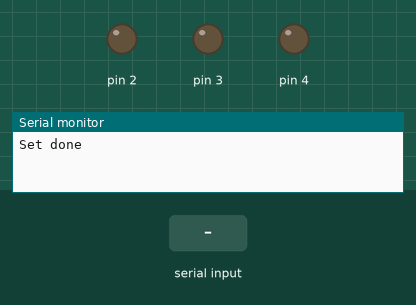
A sketch run on a simulated Arduino Uno, built with avr-gcc and run on an emulated ATmega328P. On the bench: output pins drawn as LEDs (lit = HIGH), the last lines printed to the serial monitor. The inputs (shaded band) are chosen by the test bench.

Above: at 1.2 s.
1.3 s: "90,45\n" received over Serial
At 2.4 s:
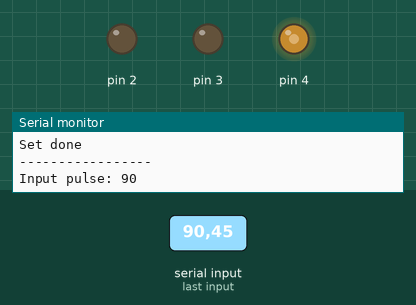
4.0 s: "30,150\n" received over Serial
At 6.3 s:
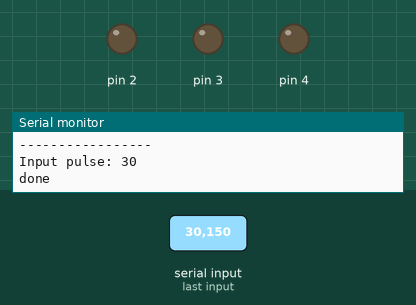
Timing chart, 0 to 7.8 s (numbered marks = the images above; inputs shaded):
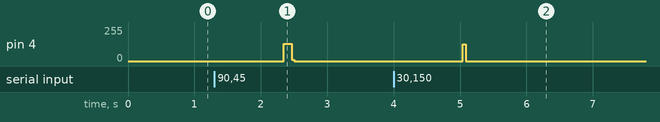

The sketch:

stepmotor_test.ino
```cpp
/*
  limit = 255mm
  lead: 30mm
  min_interval = 700
*/
#define INTERVAL 700 // [us]
#define BAUDRATE 115200

struct stepmotor {
  uint8_t ENA;
  uint8_t DIR;
  uint8_t PUL;
};

stepmotor stm = {2, 3, 4};
String str;
int16_t num;

void setup() {
  Serial.begin(BAUDRATE);

  pinMode(stm.ENA, OUTPUT);
  pinMode(stm.DIR, OUTPUT);
  pinMode(stm.PUL, OUTPUT);

  digitalWrite(stm.ENA, LOW);
  digitalWrite(stm.DIR, LOW);
  digitalWrite(stm.PUL, LOW);

  Serial.println("Set done");
}

void loop() {
  if (Serial.available()) {
    Serial.println("-----------------");
    str = Serial.readString();
    num = str.toInt();
    Serial.print("Input pulse: ");
    Serial.println(num);

    if(num < 0) {
      digitalWrite(stm.DIR, HIGH);
      for (int16_t i = 0; i < -num; i++) {
        digitalWrite(stm.PUL, HIGH);
        delayMicroseconds(INTERVAL);
        digitalWrite(stm.PUL, LOW);
        delayMicroseconds(INTERVAL);
      }
    } else {
      digitalWrite(stm.DIR, LOW);
      for (int16_t i = 0; i < num; i++) {
        digitalWrite(stm.PUL, HIGH);
        delayMicroseconds(INTERVAL);
        digitalWrite(stm.PUL, LOW);
        delayMicroseconds(INTERVAL);
      }
    }
    Serial.println("done");
  }
}
```

Measured:
- after the input at 1.3 s, pin 4: 0/255 → 129/255 after 1.0 s, → 0/255 0.12 s later
- after the input at 4.0 s, pin 4: 0/255 → 126/255 after 1.0 s, → 0/255 0.04 s later
